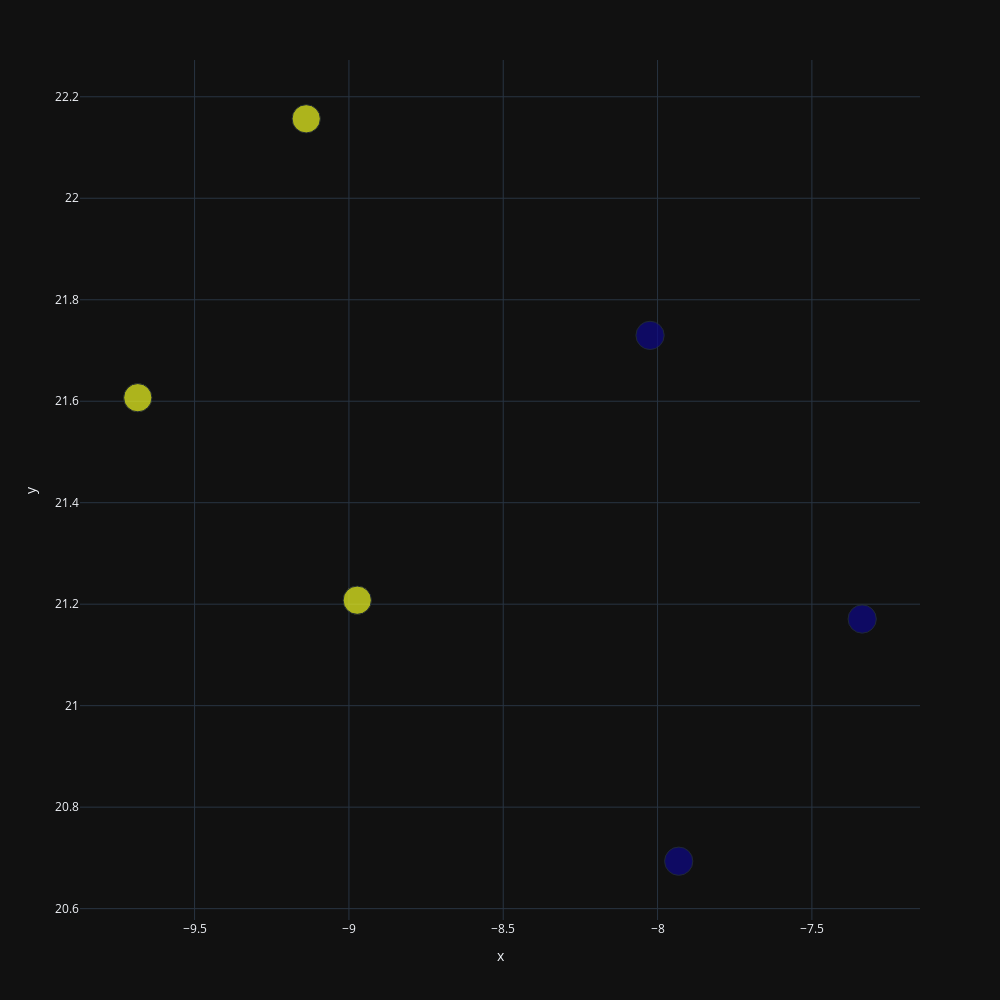

Notebook cell for this chart:
### Code cell
fig = px.scatter(x=umap_dt[:,0],y=umap_dt[:,1],color=classes,size=[1]*6,template="plotly_dark")
fig.update_traces(marker_coloraxis=None)
fig.update_layout(autosize=False,width=1000,height=1000)
fig.write_image(file="../IMAGES/demo_2d.png", format="png")
fig.show()

### Figure 1 — Plotly figure (JSON) as saved in the notebook; plotly's stock layout.template omitted (floating-point values rounded to 4 significant figures)
{"data": [{"hovertemplate": "x=%{x}<br>y=%{y}<br>size=%{marker.size}<br>color=%{marker.color}<extra></extra>", "legendgroup": "", "marker": {"color": [0, 0, 0, 1, 1, 1], "size": [1, 1, 1, 1, 1, 1], "sizemode": "area", "sizeref": 0.0025, "symbol": "circle"}, "mode": "markers", "name": "", "orientation": "v", "showlegend": false, "type": "scatter", "x": [-7.931, -7.337, -8.024, -8.973, -9.684, -9.138], "xaxis": "x", "y": [20.69, 21.17, 21.73, 21.21, 21.61, 22.16], "yaxis": "y"}], "layout": {"autosize": false, "coloraxis": {"colorbar": {"title": {"text": "color"}}, "colorscale": [[0, "#0d0887"], [0.1111, "#46039f"], [0.2222, "#7201a8"], [0.3333, "#9c179e"], [0.4444, "#bd3786"], [0.5556, "#d8576b"], [0.6667, "#ed7953"], [0.7778, "#fb9f3a"], [0.8889, "#fdca26"], [1, "#f0f921"]]}, "height": 1000, "legend": {"itemsizing": "constant", "tracegroupgap": 0}, "margin": {"t": 60}, "width": 1000, "xaxis": {"anchor": "y", "autorange": true, "domain": [0, 1], "range": [-9.871, -7.15], "title": {"text": "x"}, "type": "linear"}, "yaxis": {"anchor": "x", "autorange": true, "domain": [0, 1], "range": [20.58, 22.27], "title": {"text": "y"}, "type": "linear"}}}
